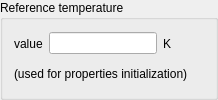
    <widget class="QGroupBox" name="groupBoxTemperature">
     <property name="toolTip">
      <string>&lt;html&gt;&lt;head/&gt;&lt;body&gt;&lt;p&gt;&lt;span style=&quot; font-size:9pt;&quot;&gt;Define the reference temperature. For the combustion, electric model and compressible modules, defining this temprature is compulsory (initialization) and must be greather than 0.&lt;/span&gt;&lt;/p&gt;&lt;p&gt;&lt;span style=&quot; font-size:9pt;&quot;&gt;(code_saturne key word: &lt;/span&gt;&lt;span style=&quot; font-size:9pt; font-weight:600;&quot;&gt;T0&lt;/span&gt;&lt;span style=&quot; font-size:9pt;&quot;&gt;)&lt;/span&gt;&lt;/p&gt;&lt;/body&gt;&lt;/html&gt;</string>
     </property>
     <property name="title">
      <string>Reference temperature</string>
     </property>
     <layout class="QGridLayout" name="_9">
      <item row="0" column="0">
       <layout class="QHBoxLayout" name="_10">
        <item>
         <widget class="QLabel" name="labelT0">
          <property name="text">
           <string>value</string>
          </property>
         </widget>
        </item>
        <item>
         <widget class="QLineEdit" name="lineEditT0"/>
        </item>
        <item>
         <widget class="QLabel" name="labelUnitT0">
          <property name="text">
           <string>K</string>
          </property>
         </widget>
        </item>
        <item>
         <spacer>
          <property name="orientation">
           <enum>Qt::Horizontal</enum>
          </property>
          <property name="sizeHint" stdset="0">
           <size>
            <width>16</width>
            <height>16</height>
           </size>
          </property>
         </spacer>
        </item>
       </layout>
      </item>
      <item row="1" column="0">
       <layout class="QHBoxLayout" name="_11">
        <item>
         <widget class="QLabel" name="labelInfoT0">
          <property name="text">
           <string>(used for properties initialization)</string>
          </property>
         </widget>
        </item>
        <item>
         <spacer>
          <property name="orientation">
           <enum>Qt::Horizontal</enum>
          </property>
          <property name="sizeHint" stdset="0">
           <size>
            <width>16</width>
            <height>16</height>
           </size>
          </property>
         </spacer>
        </item>
       </layout>
      </item>
     </layout>
    </widget>
